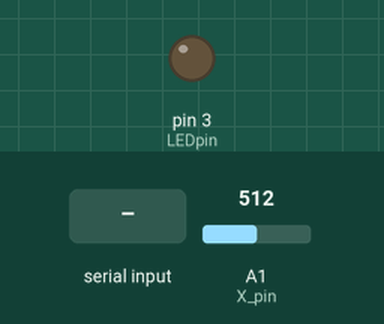
Recording of a sketch running on a simulated Arduino Uno, built with avr-gcc and run on an emulated ATmega328P. Parts: output pins drawn as LEDs (lit = HIGH). Inputs (shaded band) come from the test bench; at power-on: A1 (X_pin) = 512. What the sketch prints to the serial monitor is not drawn.

Above: at 1.2 s.
1.3 s: byte 30 received over Serial
At 2.1 s:
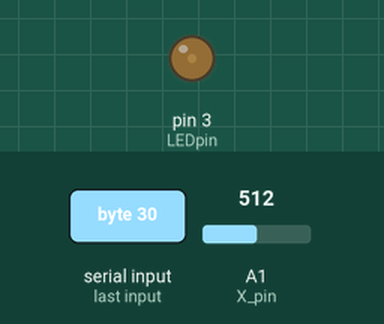
2.8 s: byte 90 received over Serial
At 3.3 s:
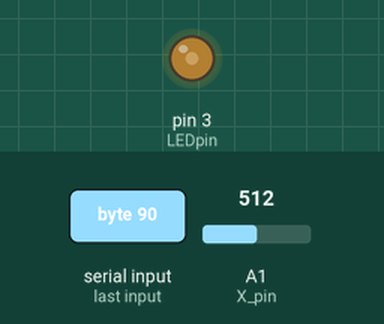
Timing chart, 0 to 5.8 s (numbered marks = the images above; inputs shaded):
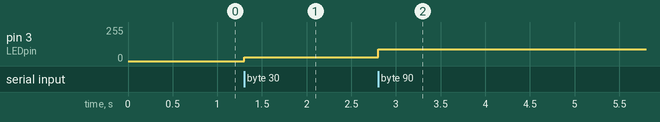

The sketch:

sketch_may8b.ino
```cpp
//Video: https://youtu.be/Xgy4PZGQwdQ

#include <Arduino_JSON.h>

const int numReadings = 10;

//Xsmoothing
int xReadings[numReadings];
int readXIndex = 0;
int xTotal = 0;
int xAverage = 0;


//Joystick
const int X_pin = A1;

//JoystickPotentiometers
int XValue = 0;

//Joystick Pots Out
int XOut = 0;

//LED Lights
const int LEDpin = 3; //green light

//setup no delay
unsigned long previousMillis = 0;
const long interval = 20;

//create JSON of our serial output
JSONVar serialOutput;

void setup() {
  // initialize serial:
  Serial.begin(9600);

  //LED lights
  pinMode(LEDpin, OUTPUT);

  //initialize all the X readings to 0:
  for (int thisXReading = 0; thisXReading < numReadings; thisXReading++) {
    xReadings[thisXReading] = 0;
  }

}

void loop() {
  byte brightness;
  if(Serial.available()){
    brightness = Serial.read();
   analogWrite(LEDpin, brightness);
  }

  //create millis() object
  unsigned long currentMillis = millis();

  //map pot pins from 0 to 255
  XOut = map(xAverage, 0, 1023, 0, 2000);

  //check Millis
  if (currentMillis - previousMillis >= interval) {
    previousMillis = currentMillis;

    //subtract last X reading
    xTotal = xTotal - xReadings[readXIndex];
    //read from the sensor:
    xReadings[readXIndex] = analogRead(X_pin);
    //add the reading to the total:
    xTotal = xTotal + xReadings[readXIndex];
    //advance to next position in array:
    readXIndex = readXIndex + 1;

    //if at end of array
    if (readXIndex >= numReadings) {
      //... wrap to beginning
      readXIndex = 0;
    }

    xAverage = xTotal / numReadings;


    //create JSON definitions
    serialOutput["Xaxis"] = XOut;

    //Output JSON values
    Serial.println(serialOutput);
  }
}
```

Measured:
- after the input at 1.3 s, pin 3 (LEDpin): 0/255 → 30/255 at once
- after the input at 2.8 s, pin 3 (LEDpin): 30/255 → 90/255 at once
